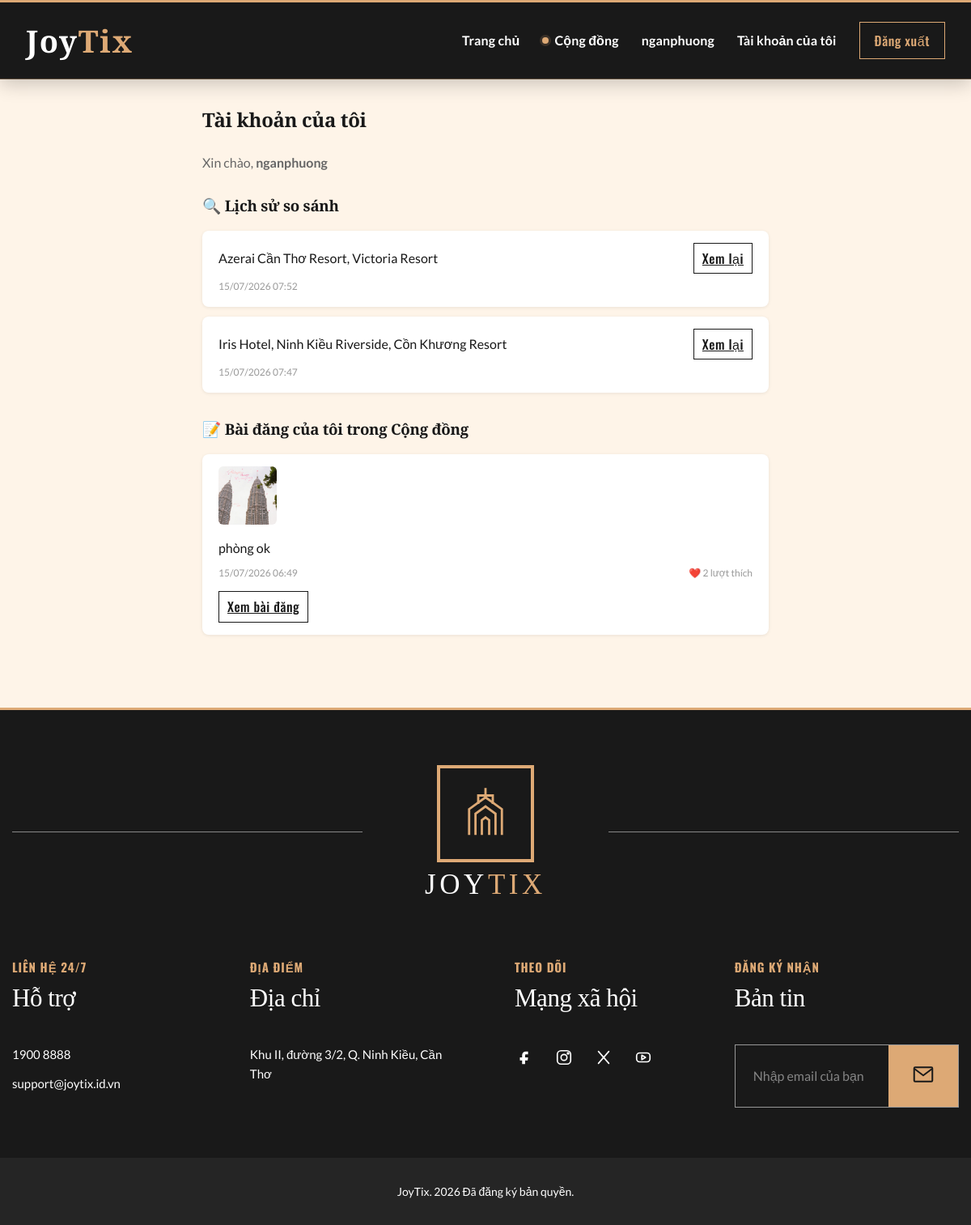
The app's page /profile.php (signed in) with its own data.
### tables this page shows
CREATE TABLE `comparison_history` (
  `id` int(11) NOT NULL,
  `user_id` int(11) NOT NULL,
  `hotel_ids` varchar(255) NOT NULL,
  `created_at` timestamp NOT NULL DEFAULT current_timestamp()
);

CREATE TABLE `feed_posts` (
  `id` int(11) NOT NULL,
  `author_name` varchar(100) NOT NULL,
  `author_id` int(11) DEFAULT NULL,
  `hotel_id` int(11) DEFAULT NULL COMMENT 'Khách sạn được review',
  `content` text NOT NULL,
  `image_url` varchar(255) DEFAULT NULL,
  `likes_count` int(11) DEFAULT 0,
  `created_at` timestamp NOT NULL DEFAULT current_timestamp()
);

### includes/bootstrap.php (called while the page is built, shortened)
<?php
function positive_int(mixed $value): ?int
{
    $value = filter_var($value, FILTER_VALIDATE_INT);
    return $value !== false && $value > 0 ? $value : null;
}

### profile.php (the view, shortened to what this page needs)
<?php
require_once 'includes/bootstrap.php';
require_once 'includes/header.php';
$user_id = $_SESSION['user_id'];
$stmt = $pdo->prepare("SELECT * FROM comparison_history WHERE user_id = ? ORDER BY created_at DESC");
$stmt->execute([$user_id]);
$history_raw = $stmt->fetchAll(PDO::FETCH_ASSOC);
$normalized_history = [];
$all_ids = [];
foreach ($history_raw as $item) {
    $ids = [];
    foreach (explode(',', (string) $item['hotel_ids']) as $raw_id) {
        $hotel_id = positive_int(trim($raw_id));
        if ($hotel_id !== null) {
            $ids[$hotel_id] = $hotel_id;
        }
    }
    $ids = array_values($ids);
    sort($ids, SORT_NUMERIC);
    $item['_hotel_ids'] = $ids;
    $normalized_history[] = $item;
    $all_ids = array_merge($all_ids, $ids);
}
$all_ids = array_values(array_unique($all_ids));
$hotel_names = [];
if (!empty($all_ids)) {
    $placeholders = implode(',', array_fill(0, count($all_ids), '?'));
    $stmt_names = $pdo->prepare("SELECT id, name FROM hotels WHERE id IN ($placeholders)");
    $stmt_names->execute(array_values($all_ids));
    foreach ($stmt_names->fetchAll(PDO::FETCH_ASSOC) as $row) {
        $hotel_names[(int) $row['id']] = $row['name'];
    }
}
$history = [];
foreach ($normalized_history as $item) {
    $ids = $item['_hotel_ids'];
    $history_key = implode(',', $ids);
    if (count($history) < 20) {
        $item['hotel_ids'] = $history_key;
        unset($item['_hotel_ids']);
        $history[] = $item;
    }
}
$stmt_posts = $pdo->prepare("SELECT * FROM feed_posts WHERE author_id = ? OR (author_id IS NULL AND author_name = ?) ORDER BY id DESC");
$stmt_posts->execute([$user_id, $_SESSION['username']]);
$my_posts = $stmt_posts->fetchAll(PDO::FETCH_ASSOC);
$my_post_ids = array_column($my_posts, 'id');
$my_post_images = [];
if (!empty($my_post_ids)) {
    $ph = implode(',', array_fill(0, count($my_post_ids), '?'));
    $stmt_pi = $pdo->prepare("SELECT * FROM feed_post_images WHERE post_id IN ($ph) ORDER BY id ASC");
    $stmt_pi->execute($my_post_ids);
    foreach ($stmt_pi->fetchAll(PDO::FETCH_ASSOC) as $pi) {
        $my_post_images[$pi['post_id']][] = $pi['image_url'];
    }
}
?>
<div class="profile-page">
    <h2>Tài khoản của tôi</h2>
    <p class="profile-greeting">Xin chào, <b><?= htmlspecialchars($_SESSION['username']) ?></b></p>
    <section class="profile-section">
        <h3>🔍 Lịch sử so sánh</h3>
        <?php if (count($history) > 0): ?>
            <?php foreach ($history as $h):
                $ids = array_filter(explode(',', $h['hotel_ids']));
                $names = array_map(fn($id) => $hotel_names[(int) $id], $ids);
            ?>
                <div class="profile-card">
                    <div class="profile-card-row">
                        <span><?= htmlspecialchars(implode(', ', $names)) ?></span>
                        <a href="compare.php?<?= http_build_query(['hotel_ids' => $ids]) ?>" class="btn-outline profile-nowrap">Xem lại</a>
                    </div>
                    <div class="profile-meta">
                        <?= date('d/m/Y H:i', strtotime($h['created_at'])) ?>
                    </div>
                </div>
            <?php endforeach; ?>
        <?php else: ?>
            <p class="profile-empty">Bạn chưa so sánh khách sạn nào. <a href="index.php">Khám phá ngay &raquo;</a></p>
        <?php endif; ?>
    </section>
    <section>
        <h3>📝 Bài đăng của tôi trong Cộng đồng</h3>
        <?php if (count($my_posts) > 0): ?>
            <?php foreach ($my_posts as $post): ?>
                <?php $post_imgs = $my_post_images[$post['id']] ?? []; ?>
                <div class="profile-card">
                    <?php if (!empty($post_imgs)): ?>
                        <div class="profile-image-grid">
                            <?php foreach (array_slice($post_imgs, 0, 4) as $idx => $pimg): ?>
                                <?php if ($idx === 3 && count($post_imgs) > 4): ?>
                                    <div class="profile-image-more">
                                        <img src="<?= htmlspecialchars($pimg) ?>" class="profile-thumbnail" alt="Ảnh bài đăng">
                                        <div class="profile-image-overlay">+<?= count($post_imgs) - 3 ?></div>
                                    </div>
                                <?php else: ?>
                                    <img src="<?= htmlspecialchars($pimg) ?>" class="profile-thumbnail" alt="Ảnh bài đăng">
                                <?php endif; ?>
                            <?php endforeach; ?>
                        </div>
                    <?php endif; ?>
                    <p class="profile-post-content"><?= nl2br(htmlspecialchars($post['content'])) ?></p>
                    <div class="profile-card-row profile-meta">
                        <span><?= date('d/m/Y H:i', strtotime($post['created_at'])) ?></span>
                        <span>❤️ <?= $post['likes_count'] ?> lượt thích</span>
                    </div>
                    <a href="community.php#post-<?= (int) $post['id'] ?>" class="btn-outline profile-post-link">
                        Xem bài đăng
                    </a>
                </div>
            <?php endforeach; ?>
        <?php else: ?>
            <p class="profile-empty">Bạn chưa có bài đăng nào. <a href="community.php">Chia sẻ trải nghiệm ngay &raquo;</a></p>
        <?php endif; ?>
    </section>
</div>
<?php require_once 'includes/footer.php'; ?>

### css/style.css (style rules this page uses)
:root { --primary: #dda975; --primary-dark: #c58b56; --bg-color: #fef4e8; --text-color: #191919; }
*, *::before, *::after { box-sizing: border-box; }
body { margin: 0; }
.btn-outline { background: transparent; border: 1px solid var(--primary-dark); color: var(--primary-dark); padding: 5px 10px; cursor: pointer; }
.profile-page { max-width: 700px; margin: 30px auto; }
.profile-greeting { color: #666; margin-bottom: 25px; }
.profile-section { margin-bottom: 30px; }
.profile-page h3 { margin-bottom: 15px; }
.profile-card { margin-bottom: 12px; padding: 15px 20px; border-radius: 8px; background: #fff; box-shadow: 0 1px 4px rgba(0, 0, 0, .08); }
.profile-card-row { display: flex; align-items: center; justify-content: space-between; gap: 10px; }
.profile-nowrap { white-space: nowrap; }
.profile-meta, .profile-empty { color: #999; font-size: 12px; }
.profile-meta { margin-top: 6px; }
.profile-post-link { display: inline-block; margin-top: 12px; }
.profile-image-grid { display: flex; flex-wrap: wrap; gap: 6px; margin-bottom: 10px; }
.profile-thumbnail { width: 72px; height: 72px; border-radius: 6px; object-fit: cover; }
.profile-post-content { margin-bottom: 8px; }
:root { --primary: #dda975; --primary-dark: #c58b56; --site-primary: #dda975; --site-primary-dark: #c58b56; --site-deep: #191919; --site-deep-soft: #252525; --site-cream: #f8f5f1; --site-text: #191919; --font-logo: 'Cinzel', Georgia, serif; --font-heading: 'Cormorant Garamond', Georgia, serif; --font-body: 'Lato', Arial, sans-serif; --font-label: 'Oswald', Arial, sans-serif; }
html { min-height: 100%; scroll-behavior: smooth; background: #fef4e8; }
body { min-height: 100vh; margin: 0; padding-bottom: 0 !important; overflow-x: hidden; background: #fef4e8; color: var(--site-text); display: flex; flex-direction: column; font-family: var(--font-body); font-size: 16px; font-weight: 400; line-height: 1.65; -webkit-font-smoothing: antialiased; text-rendering: optimizeLegibility; }
body, input, select, textarea, button { font-family: var(--font-body); }
h1, h2, h3, h4, h5, h6 { font-family: var(--font-heading); font-weight: 600; letter-spacing: -0.015em; }
button, .btn-primary, .btn-outline, .btn-register { font-family: var(--font-label); font-weight: 500; letter-spacing: .035em; }
.btn-outline { border-color: var(--site-deep) !important; background: transparent !important; color: var(--site-deep) !important; }
html, body { background: #fef4e8 !important; }
body { margin-bottom: 0 !important; }
:root { --patel-accent: #dda975; --patel-accent-dark: #c58b56; --patel-ink: #171514; --patel-muted: #77716d; --patel-line: #e8e2dd; --patel-bg: #ffffff; --patel-soft: #faf8f6; }

### records on screen
comparison_history: hotel_ids "Azerai Cần Thơ Resort, Victoria Resort", created_at "15/07/2026 07:52"
comparison_history: hotel_ids "Iris Hotel, Ninh Kiều Riverside, Cồn Khương Resort", created_at "15/07/2026 07:47"
feed_posts: content "phòng ok", created_at "15/07/2026 06:49", likes_count "2"

### other values on screen
$_SESSION['username'] "nganphuong"
